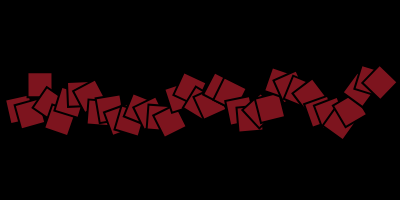
Frame 1 (no input)
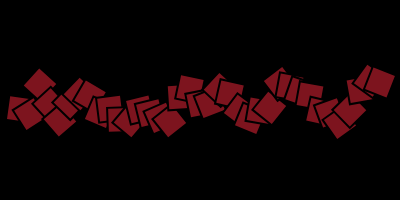
Frame 2 (the mouse pressed at the canvas centre, redrawn once)

The p5.js sketch that drew these frames (run headless with seeded random() and noise() and a simulated clock; the mouse was pressed at the canvas centre and the sketch redrawn once):

// p5.js sketch
// ── sketch.js
function setup() {
  createCanvas(400, 200);
  noLoop();
}

function draw() {
  background(0);

  fill(125,20,30);
  stroke(0);
  strokeWeight(2);
  rectMode(CENTER)

  for (let x=20; x<=width-20; x+=10) {
    let y = height / 2 + 100 * (0.5-noise(x*0.05));

    push()
    translate(x, y)
    rotate(PI * random(-1,1))
    rect(0, 0, 25, 25)
    pop();
  }
}
